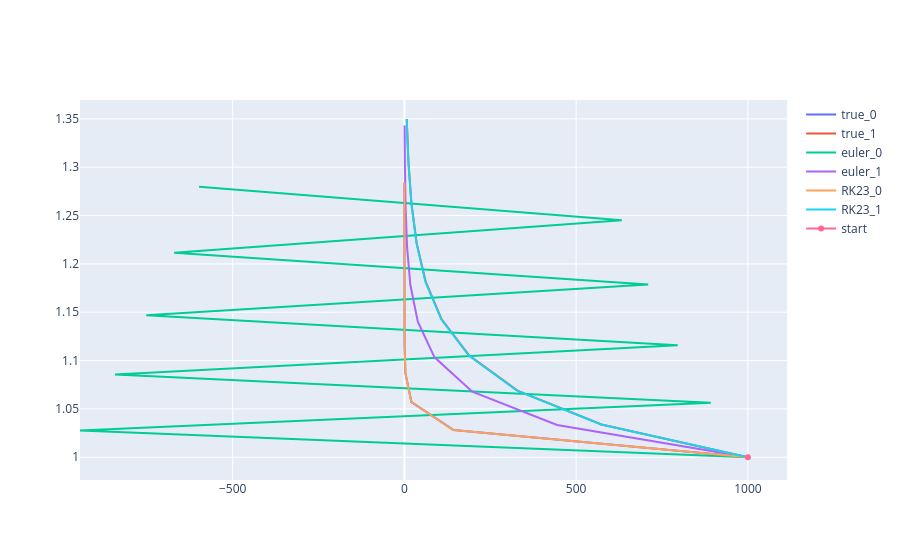

The cell this chart's notebook holds for it:
### Code cell
fig = go.Figure()
for sol_name, sol in solutions.items():
    for i, sys_sol in enumerate(sol):
        fig.add_trace(
            go.Scatter(
                x=sys_sol[:, 0],
                y=sys_sol[:, 1],
                mode='lines',
                name=f"{sol_name}_{i}"
            )
        )
fig.add_trace(
    go.Scatter(
        x=[x0[0]],
        y=[x0[1]],
        name="start"
    )
)
fig.show()

### Figure 1 — Plotly figure (JSON) as saved in the notebook; plotly's stock layout.template omitted (floating-point values rounded to 4 significant figures)
{"data": [{"mode": "lines", "name": "true_0", "type": "scatter", "x": [1000.0, 143.1, 20.47, 2.928, 0.4189, 0.05994, 0.008575, 0.001227, 0.0001755, 2.511e-05], "y": [1.0, 1.028, 1.057, 1.087, 1.118, 1.149, 1.181, 1.215, 1.249, 1.284]}, {"mode": "lines", "name": "true_1", "type": "scatter", "x": [1000.0, 573.8, 329.2, 188.9, 108.4, 62.18, 35.67, 20.47, 11.74, 6.738], "y": [1.0, 1.034, 1.069, 1.105, 1.143, 1.181, 1.221, 1.263, 1.306, 1.35]}, {"mode": "lines", "name": "euler_0", "type": "scatter", "x": [1000.0, -944.4, 892.0, -842.4, 795.6, -751.4, 709.7, -670.2, 633.0, -597.8], "y": [1.0, 1.028, 1.056, 1.086, 1.116, 1.147, 1.179, 1.211, 1.245, 1.28]}, {"mode": "lines", "name": "euler_1", "type": "scatter", "x": [1000.0, 444.4, 197.5, 87.79, 39.02, 17.34, 7.707, 3.425, 1.522, 0.6766], "y": [1.0, 1.033, 1.068, 1.103, 1.14, 1.178, 1.217, 1.258, 1.3, 1.343]}, {"mode": "lines", "name": "RK23_0", "type": "scatter", "x": [1000.0, 141.8, 20.08, 2.843, 0.4026, 0.05698, 0.008066, 0.001139, 0.000158, 1.821e-05], "y": [1.0, 1.028, 1.057, 1.087, 1.118, 1.149, 1.181, 1.215, 1.249, 1.284]}, {"mode": "lines", "name": "RK23_1", "type": "scatter", "x": [1000.0, 572.9, 327.7, 187.5, 107.3, 61.37, 35.1, 20.07, 11.49, 6.575], "y": [1.0, 1.034, 1.069, 1.105, 1.143, 1.181, 1.221, 1.263, 1.306, 1.35]}, {"name": "start", "type": "scatter", "x": [1000], "y": [1]}], "layout": {}}
